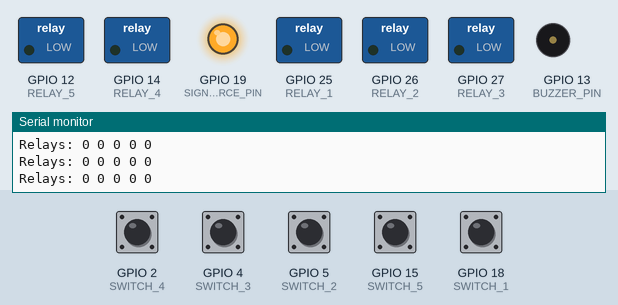
Simulated run of this sketch. Board: ESP32. On the bench: switched loads named in the sketch (green lamp = pin HIGH), output pins drawn as LEDs (lit = HIGH), buzzer (waves = sounding, pin HIGH), the last lines printed to the serial monitor. The test bench sets the inputs (shaded band); at power-on: GPIO 2 (SWITCH_4), GPIO 4 (SWITCH_3), GPIO 5 (SWITCH_2), GPIO 15 (SWITCH_5), GPIO 18 (SWITCH_1) LOW.

Above: at 1.2 s.
1.3 s: GPIO 2 (SWITCH_4) pulled HIGH for 1 s
At 2.2 s:
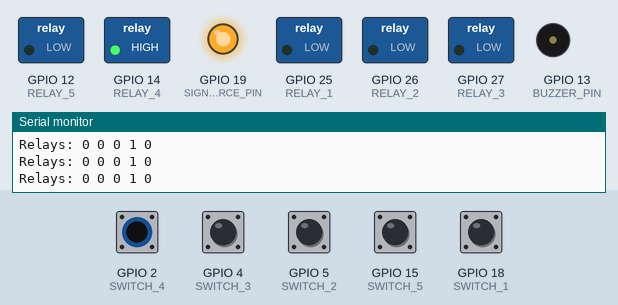
3.9 s: GPIO 4 (SWITCH_3) pulled HIGH for 0.15 s
At 4.05 s:
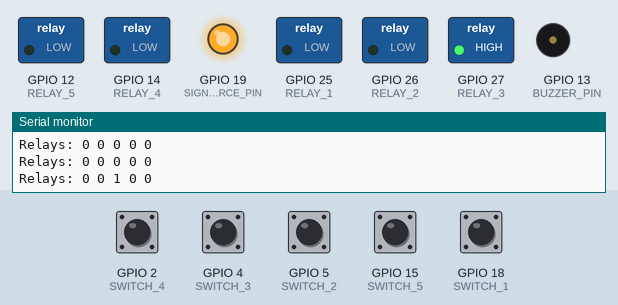
5.7 s: GPIO 5 (SWITCH_2) pulled HIGH for 0.15 s
At 5.85 s:
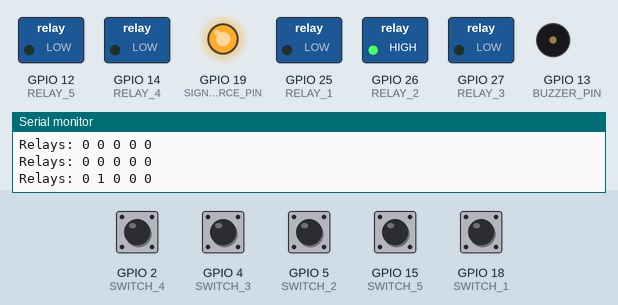
7.5 s: GPIO 15 (SWITCH_5) pulled HIGH for 0.15 s
At 7.65 s:
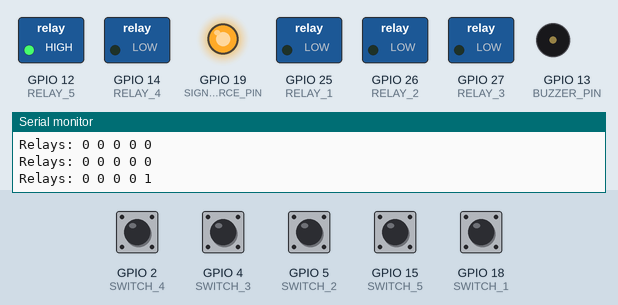
9.3 s: GPIO 18 (SWITCH_1) pulled HIGH for 0.15 s
At 9.45 s:
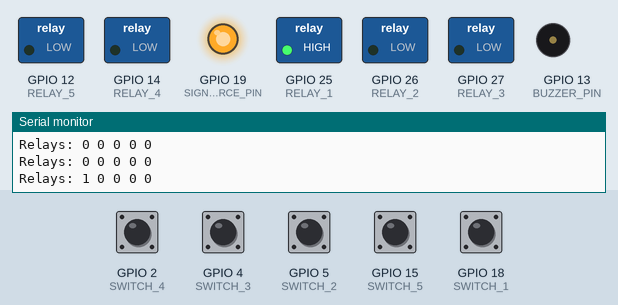
11.1 s: GPIO 2 (SWITCH_4) driven HIGH and GPIO 4 (SWITCH_3) driven HIGH
At 11.6 s:
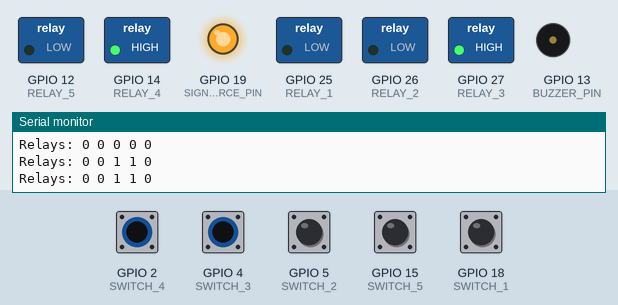
Timing chart, 0 to 15.1 s (numbered marks = the images above; inputs shaded):
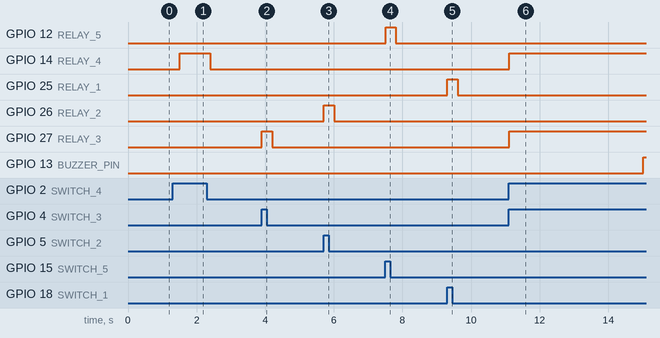

The sketch:

Full_Energy.ino
```cpp
// Constant HIGH signal pin
#define SIGNAL_SOURCE_PIN 19

// Input switches
#define SWITCH_1 18
#define SWITCH_2 5
#define SWITCH_3 4
#define SWITCH_4 2
#define SWITCH_5 15

// Relay outputs
#define RELAY_1 25  // Solar
#define RELAY_2 26  // ESS
#define RELAY_3 27  // Grid
#define RELAY_4 14  // DC to AC
#define RELAY_5 12  // Load

// Buzzer pin
#define BUZZER_PIN 13

// Buzzer timer
unsigned long lastBuzzerTime = 0;
const unsigned long buzzerInterval = 15000; // 15 sec
const unsigned long buzzerDuration = 2000;  // 2 sec
bool buzzerActive = false;
unsigned long buzzerStartTime = 0;

void setup() {
  Serial.begin(115200);

  // Constant HIGH pin
  pinMode(SIGNAL_SOURCE_PIN, OUTPUT);
  digitalWrite(SIGNAL_SOURCE_PIN, HIGH);

  // Input switches
  pinMode(SWITCH_1, INPUT);
  pinMode(SWITCH_2, INPUT);
  pinMode(SWITCH_3, INPUT);
  pinMode(SWITCH_4, INPUT);
  pinMode(SWITCH_5, INPUT);

  // Output relays
  pinMode(RELAY_1, OUTPUT);
  pinMode(RELAY_2, OUTPUT);
  pinMode(RELAY_3, OUTPUT);
  pinMode(RELAY_4, OUTPUT);
  pinMode(RELAY_5, OUTPUT);

  // Buzzer
  pinMode(BUZZER_PIN, OUTPUT);
  digitalWrite(BUZZER_PIN, LOW);

  // All relays OFF initially
  digitalWrite(RELAY_1, LOW);
  digitalWrite(RELAY_2, LOW);
  digitalWrite(RELAY_3, LOW);
  digitalWrite(RELAY_4, LOW);
  digitalWrite(RELAY_5, LOW);

  Serial.println("Switch-to-Relay Test Mode Initialized");
}

void loop() {
  unsigned long currentTime = millis();

  // Handle buzzer
  if (!buzzerActive && currentTime - lastBuzzerTime >= buzzerInterval) {
    digitalWrite(BUZZER_PIN, HIGH);
    buzzerActive = true;
    buzzerStartTime = currentTime;
    lastBuzzerTime = currentTime;
    Serial.println("Buzzer ON");
  }

  if (buzzerActive && currentTime - buzzerStartTime >= buzzerDuration) {
    digitalWrite(BUZZER_PIN, LOW);
    buzzerActive = false;
    Serial.println("Buzzer OFF");
  }

  // Read switches and control relays
  digitalWrite(RELAY_1, digitalRead(SWITCH_1));
  digitalWrite(RELAY_2, digitalRead(SWITCH_2));
  digitalWrite(RELAY_3, digitalRead(SWITCH_3));
  digitalWrite(RELAY_4, digitalRead(SWITCH_4));
  digitalWrite(RELAY_5, digitalRead(SWITCH_5));

  // Debug messages
  Serial.print("Relays: ");
  Serial.print(digitalRead(SWITCH_1)); Serial.print(" ");
  Serial.print(digitalRead(SWITCH_2)); Serial.print(" ");
  Serial.print(digitalRead(SWITCH_3)); Serial.print(" ");
  Serial.print(digitalRead(SWITCH_4)); Serial.print(" ");
  Serial.println(digitalRead(SWITCH_5));

  delay(300);  // Small delay for switch debounce
}
```

Measured:
- after the input at 1.3 s, GPIO 14 (RELAY_4): LOW → HIGH after 0.20 s, → LOW 0.90 s later
- after the input at 3.9 s, GPIO 27 (RELAY_3): LOW → HIGH at once, → LOW 0.30 s later
- after the input at 5.7 s, GPIO 26 (RELAY_2): LOW → HIGH at once, → LOW 0.30 s later
- after the input at 7.5 s, GPIO 12 (RELAY_5): LOW → HIGH at once, → LOW 0.30 s later
- after the input at 9.3 s, GPIO 25 (RELAY_1): LOW → HIGH at once, → LOW 0.30 s later
- after the input at 11.1 s, GPIO 14 (RELAY_4), GPIO 27 (RELAY_3): LOW → HIGH at once
